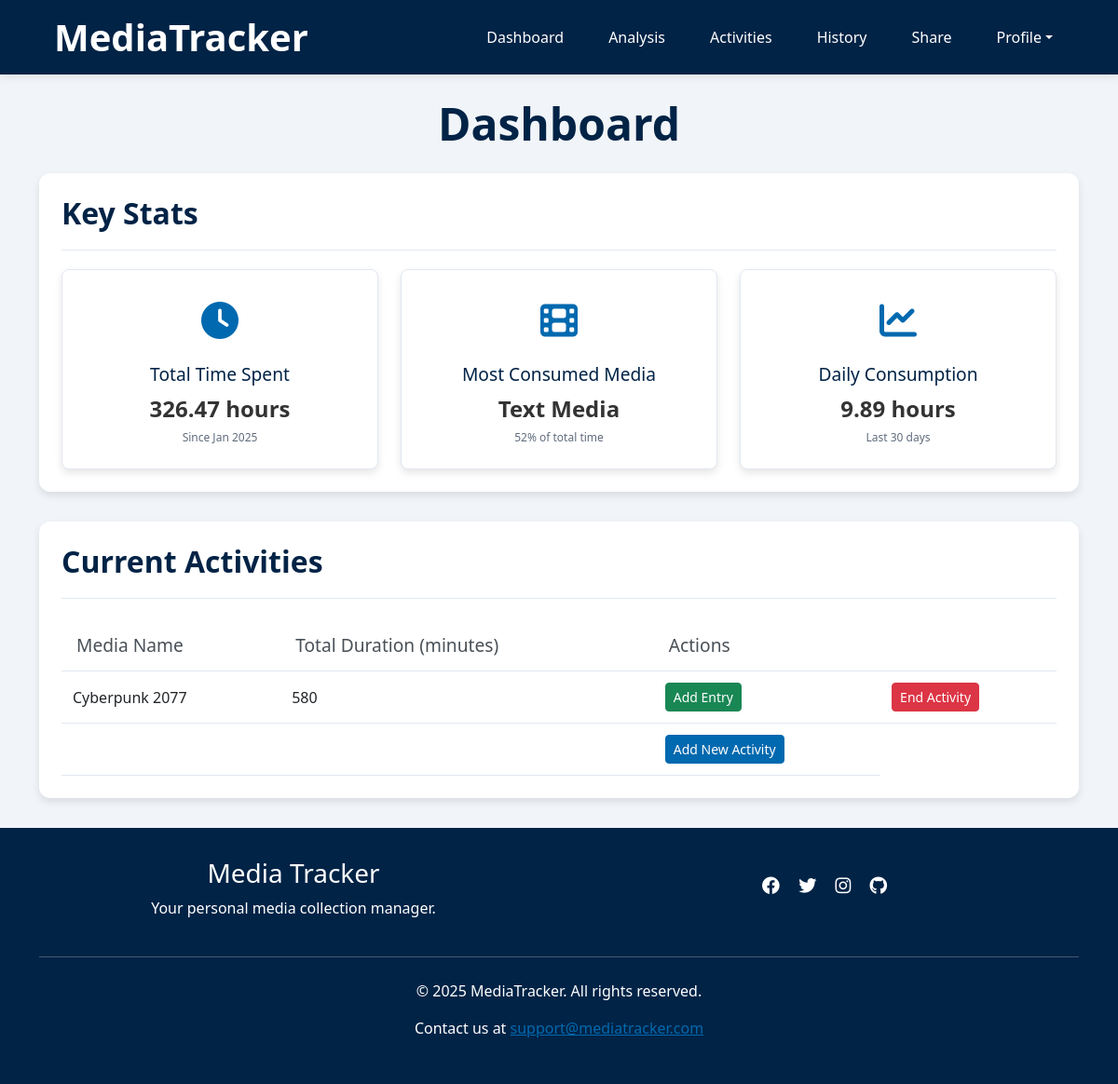
Page /dashboard (signed in) on the committed database.
### app/models.py (models this page shows)
class Activities(db.Model):
    __tablename__ = 'Activities'
    id = db.Column(db.Integer, primary_key=True)
    username = db.Column(db.String(80), db.ForeignKey('Users.username'), nullable=False)
    media_type = db.Column(db.String(50), nullable=False)
    media_subtype = db.Column(db.String(50), nullable=True)
    media_name = db.Column(db.String(120), nullable=False)
    status = db.Column(db.String(20), nullable=False, default='ongoing')
    start_date = db.Column(db.Date, nullable=True)
    end_date = db.Column(db.Date, nullable=True)
    rating = db.Column(db.Float, nullable=True)
    comment = db.Column(db.Text, nullable=True)
    media_entries = db.relationship('Entries', backref='activity')

### app/routes.py (the view)
@blueprint.route('/dashboard', methods=['GET'])
@login_required
def dashboard():
    result = get_dashboard_data(current_user.username)
    if result: return result

### app/helpers/dashboard_functions.py (called while the page is built)
def get_dashboard_data(username):
    add_entry_form = AddEntryForm()  # Create an instance of the AddEntryForm
    end_activity_form = EndActivityForm()  # Create an instance of the EndActivityForm
    add_activity_form = AddActivityForm()  # Create an instance of the AddActivityForm
    stats = get_user_statistics(username)
    current_activities = get_current_activities(username)
    return render_template(
        'dashboard.html',
        total_time=stats['total_time'],
        most_consumed_media=stats['most_consumed_media'],
        daily_average_time=stats['daily_average_time'],
        current_activities=current_activities,
        add_entry_form=add_entry_form,
        end_activity_form=end_activity_form,
        add_activity_form=add_activity_form
    )

def get_current_activities(username):
    current_activities = Activities.query.filter_by(username=username, status='ongoing').all()
    activities = []
    for activity in current_activities:
        total_duration = db.session.query(
            func.sum(Entries.duration)
        ).filter_by(activity_id=activity.id).scalar()
        activities.append({
            "media_name": activity.media_name,
            "media_type": activity.media_type,
            "total_duration": total_duration or 0,
            "activity_id": activity.id
        })
    return activities

### app/models.py (called while the page is built)
@login.user_loader
def load_user(username):
    return db.session.get(Users, username)

### app/templates/dashboard.html (shortened to what this page needs)
{% extends "base.html" %}
{% block content %}
<div class="container">
    <h1 class="text-center page-title">Dashboard</h1>
     <section class="section wow fadeInUp" data-wow-duration="0.2s" data-wow-delay="0.05s">
        <div class="section-header">
            <h2 class="section-title">Key Stats</h2>
        </div>
        <div class="stats-grid">
            <div class="stats-metric-card">
                <div class="stats-icon clock">
                    <i class="fas fa-clock"></i>
                </div>
                <div class="container">
                    <div class="stats-info"><h3>Total Time Spent</h3></div>
                    <div class="stats-info"><p>{{ total_time }} hours</p></div>
                    <div class="stats-sub">Since Jan 2025</div>
                </div>
            </div>
            <div class="stats-metric-card">
                <div class="stats-icon film">
                    <i class="fas fa-film"></i>
                </div>
                <div class="container">
                    <div class="stats-info"><h3>Most Consumed Media</h3></div>
                    <div class="stats-info"><p>{{ most_consumed_media }}</p></div>
                    <div class="stats-sub">52% of total time</div>
                </div>
            </div>
            <div class="stats-metric-card">
                <div class="stats-icon chart">
                    <i class="fas fa-chart-line"></i>
                </div>
                <div class="container">
                    <div class="stats-info"><h3>Daily Consumption</h3></div>
                    <div class="stats-info"><p>{{ daily_average_time }} hours</p></div>
                    <div class="stats-sub">Last 30 days</div>
                </div>
            </div>
        </div>
    </section>
    <section class="section wow fadeInUp" data-wow-duration="0.2s" data-wow-delay="0.1s">
        <div class="section-header" style="margin-bottom: 0;">
            <h2 class="section-title">Current Activities</h2>
        </div>
        <div  class="table-container">
        <table>
            <thead>
                <tr>
                    <th>Media Name</th>
                    <th>Total Duration (minutes)</th>
                    <th>Actions</th>
                    <th></th>
                </tr>
            </thead>
            <tbody>
                {% for activity in current_activities %}
                <tr>
                    <td>{{ activity.media_name }}</td>
                    <td>{{ activity.total_duration }}</td>
                    <td>
                        <button class="btn btn-success btn-sm" data-bs-toggle="modal" data-bs-target="#addEntryModal" data-activity-id="{{ activity.activity_id }}">Add Entry</button>
                    </td>
                    <td>
                        <button class="btn btn-danger btn-sm" data-bs-toggle="modal" data-bs-target="#endActivityModal" data-activity-id="{{ activity.activity_id }}">End Activity</button>
                    </td>
                </tr>
                {% endfor %}
                <tr>
                    <td></td><td></td>
                    <td><button class="btn btn-primary btn-sm" data-bs-toggle="modal" data-bs-target="#addActivityModal">Add New Activity</button></td>
                </tr>
            </tbody>
        </table>
        </div>
    </section>
</div>
{% endblock %}

### app/static/styles.css (style rules this page uses)
:root { --primary-color: #0069af; --secondary-color: #002346; --background-color:#f1f5f9; --light-border: #e2e8f0; }
body { font-family: 'Segoe UI', Tahoma, Geneva, Verdana, sans-serif; background-color: var(--background-color); }
h1 { margin-top: 1.5rem; margin-bottom: 1.5rem; }
html, body { height: 100%; margin: 0; padding: 0; }
body { display: flex; flex-direction: column; }
table { width: 100%; border-collapse: collapse; }
th { background-color: #ffffff; padding: 0.75rem 1rem; text-align: left; font-weight: 500; color: #495057; border-bottom: 1px solid var(--light-border); font-size: 1.2rem; }
td { padding: 0.75rem; border-bottom: 1px solid var(--light-border); vertical-align: middle; }
thead { padding: 0.75rem 1rem; }
.table-container { overflow-x: auto; margin-top: 1.5rem; }
.btn-primary { background-color: var(--primary-color); border-color: var(--primary-color); }
.section-header { display: flex; justify-content: space-between; align-items: center; margin-bottom: 1.25rem; padding-bottom: 0.5rem; border-bottom: 1px solid var(--light-border); }
.section { background: white; border-radius: 0.75rem; box-shadow: 0 4px 8px rgba(0,0,0,0.1); padding: 1.5rem; margin-bottom: 2rem; }
.section-title { font-size: 2rem; font-weight: bold; margin-bottom: 0.75rem; color: var(--secondary-color); }
.page-title { font-size: 3rem; font-weight: bold; margin-bottom: 1.5rem; color: var(--secondary-color); }
.stats-grid { display: grid; grid-template-columns: repeat(auto-fit, minmax(250px, 1fr)); gap: 1.5rem; }
.stats-metric-card { background-color: #ffffff; border-radius: 8px; padding: 1.5rem; flex: 0 1 280px; box-shadow: 0 4px 8px rgba(0,0,0,0.1); text-align: center; transition: transform 0.3s, box-shadow 0.3s; border: 1px solid #e2e8f0; }
.stats-icon { font-size: 2.5rem; color: var(--primary-color); margin-bottom: 1rem; }
.stats-info h3 { font-size: 1.2rem; color: var(--secondary-color); margin-bottom: 0.5rem; }
.stats-info p { font-size: 1.5rem; font-weight: 600; margin: 0; color: #333333; }
.stats-sub { font-size: 0.75rem; color: #5f6b7c; margin-top: 0.25rem; }
.wow { visibility: hidden; }
.wow.animated { visibility: visible; }

### rows in the picture
Activities: media_type "Text Media"
Activities: media_name "Cyberpunk 2077", total_duration "580"

### other values in the picture
{{ total_time }} "326.47"
{{ daily_average_time }} "9.89"
